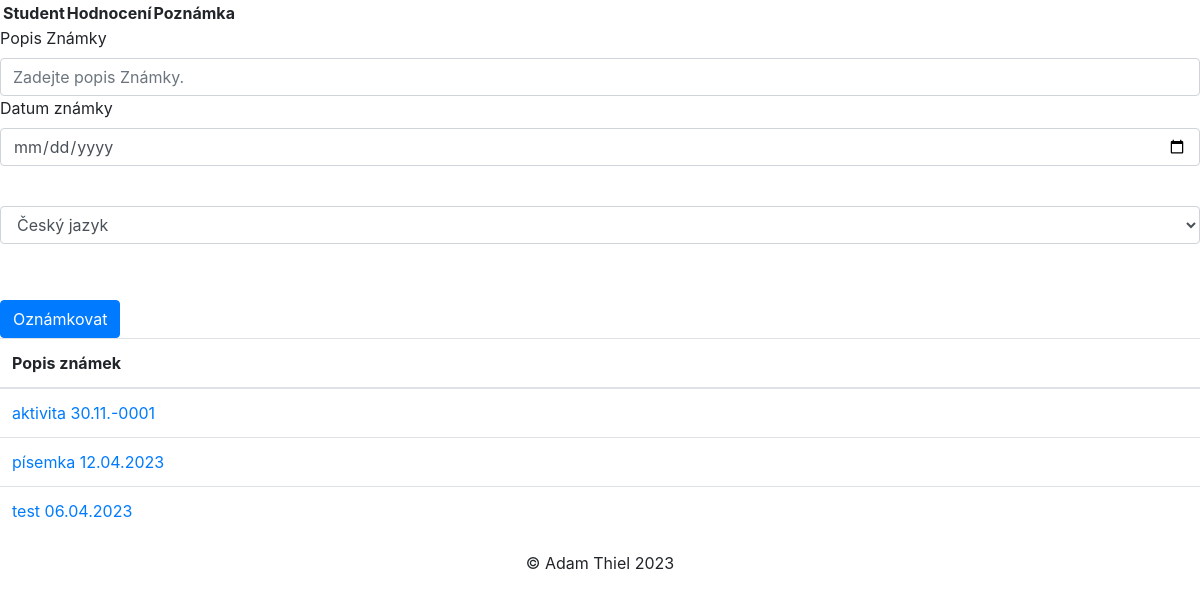
The app's page /ucitel/ucitel_zapisZnamek.php?id=4 with its own data.
### tables this page shows
CREATE TABLE `znamka` (
  `ID_znamka` int(11) NOT NULL,
  `hodnoceni` float(2,1) DEFAULT NULL,
  `popis` text NOT NULL,
  `poznamka` text NOT NULL,
  `datum` date NOT NULL,
  `ID_student` int(11) NOT NULL,
  `ID_predmet` int(11) NOT NULL,
  `ID_trida` int(11) NOT NULL
);

### ucitel/ucitel_zapisZnamek.php (the view, shortened to what this page needs)
<?php
include_once "../include/db_connect.php";
$id = $_GET['id'];
$sql2 = "SELECT predmet.ID_predmet, Predmet.nazev from predmet
JOIN hodina ON predmet.ID_predmet = hodina.ID_predmet
WHERE hodina.ID_hodina = '$id'";
$result2 = mysqli_query($conn, $sql2);
$zaznamy2 = mysqli_fetch_all($result2, MYSQLI_ASSOC);
$IDpredmet=$zaznamy2[0]["ID_predmet"];
$sql3 = "SELECT trida.ID_trida, trida.rocnik, trida.skolni_rok from trida
JOIN hodina ON trida.ID_trida = hodina.ID_trida
WHERE hodina.ID_hodina = '$id'";
$result3 = mysqli_query($conn, $sql3);
$zaznamy3 = mysqli_fetch_all($result3, MYSQLI_ASSOC);
$IDtrida=$zaznamy3[0]["ID_trida"];
$sql5 = "SELECT znamka.ID_znamka, znamka.popis, znamka.datum from znamka
WHERE znamka.ID_predmet = '$IDpredmet' AND znamka.ID_trida = '$IDtrida'
GROUP BY znamka.popis";
$result5 = mysqli_query($conn, $sql5);
$zaznamy5 = mysqli_fetch_all($result5, MYSQLI_ASSOC);
?>
<!DOCTYPE html>
<html>
  <head>
    <link rel="stylesheet" href="https://maxcdn.bootstrapcdn.com/bootstrap/4.5.2/css/bootstrap.min.css">
    <link rel="stylesheet" href="../css/ucitel.css">
  </head>
  <body>
  <form method="POST">
  <table>
    <thead>
      <tr>
        <th></th>
        <th>Student</th>
        <th>Hodnocení</th>
        <th>Poznámka</th>
      </tr>
    </thead>
  </table>
  <div>
    <label for="popis">Popis Známky</label>
    <input class="form-control" type="text" id="popis" name="popis" placeholder="Zadejte popis Známky."required>
  </div>
  <div class="form-group">
    <label for="datum">Datum známky</label>
    <input type="date" class="form-control" name="datum"required>
  </div>
  <div class="form-group">
    <select class="form-control" id="predmet" name="predmet">
      <?php foreach($zaznamy2 as $zaznam) {
        echo "<option value='" . $zaznam["ID_predmet"] . "'>" . $zaznam["nazev"] . "</option>";
      } ?>
    </select>
  </div>
  <div class="form-group">
  </div>
  <button type="submit" class="btn btn-primary">Oznámkovat</button>
</form>
<table class="table table-hover">
  <thead>
    <tr>
      <th>Popis známek</th>
    </tr>
  </thead>
  <tbody>
  <?php
    foreach ($zaznamy5 as $zaznam) {
      echo "<tr>";
      echo "<td><a href='ucitel_znamkyZpredmetu.php?popis={$zaznam['popis']}'>" . $zaznam['popis'] . " " . date('d.m.Y', strtotime($zaznam['datum'])) . "</a></td>";
      echo "</tr>";
}
?>
  </tbody>
</table>
  </body>
  <footer>
  <p style="padding: 0; margin: 0; text-align: center">&copy Adam Thiel 2023</p>
</footer>
</html>

### records on screen
znamka: popis "aktivita", datum "30.11.-0001"
znamka: popis "písemka", datum "12.04.2023"
znamka: popis "test", datum "06.04.2023"

### other values on screen
form field predmet "Český jazyk"
